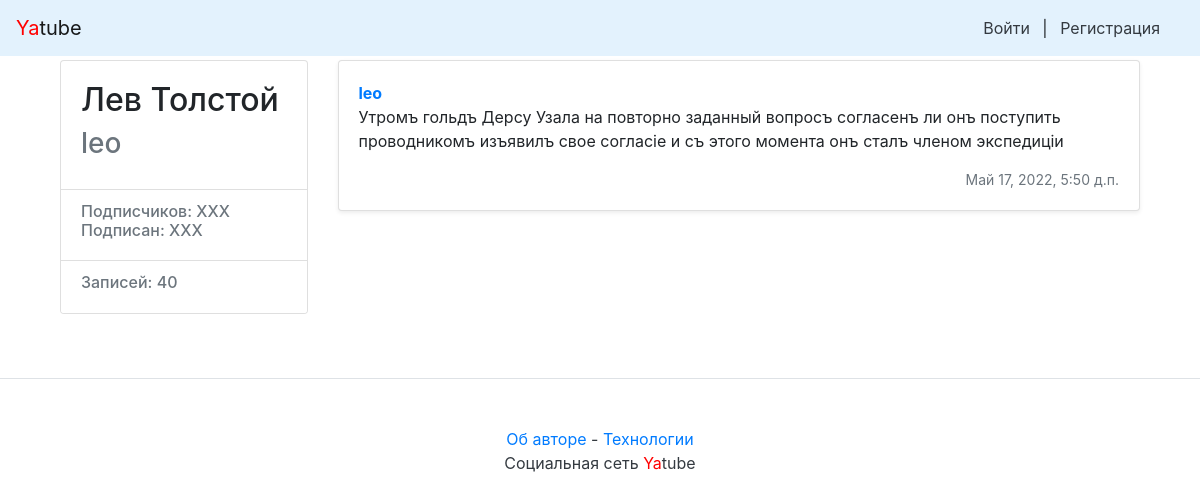
The app's page /profile/leo/43/ with its own data.
### posts/models.py (models this page shows, shortened)
class Post(models.Model):
    text = models.TextField(verbose_name='Текст записи')
    pub_date = models.DateTimeField('Дата публикации', auto_now_add=True)
    author = models.ForeignKey(User, on_delete=models.CASCADE, related_name="posts")  # author_posts
    group = models.ForeignKey(Group, on_delete=models.CASCADE, related_name="posts",  # group_posts
                              blank=True, null=True, verbose_name='Группа')
    image = models.ImageField(upload_to='posts/', blank=True, null=True)

### posts/views.py (the view)
# urls.py: path('profile/<str:username>/<int:post_id>/', views.post_view, name='post'),
def post_view(request, username, post_id):
    post_list = Post.objects.filter(author_id=User.objects.get(username=username))
    post = post_list.get(id=post_id)
    cnt_of_posts = post_list.count()
    context = {'post': post,
               'cnt_of_posts': cnt_of_posts,
               'username': post.author}
    response = render(request, "post.html", context)
    return response

### templates/post.html (shortened to what this page needs)
{% extends "base.html" %}
{% block content %}
<main role="main" class="container">
    <div class="row">
            <div class="col-md-3 mb-3 mt-1">
                <div class="card">
                        <div class="card-body">
                                <div class="h2">
                                    {{ username.get_full_name }}
                                </div>
                                <div class="h3 text-muted">
                                     {{ username }}
                                </div>
                        </div>
                        <ul class="list-group list-group-flush">
                                <li class="list-group-item">
                                        <div class="h6 text-muted">
                                        Подписчиков: XXX <br />
                                        Подписан: XXX
                                        </div>
                                </li>
                                <li class="list-group-item">
                                        <div class="h6 text-muted">
                                            Записей: {{ cnt_of_posts }}
                                        </div>
                                </li>
                        </ul>
                </div>
        </div>
        <div class="col-md-9">
                <div class="card mb-3 mt-1 shadow-sm">
                    {% load thumbnail %}
                        <div class="card-body">
                                <p class="card-text">
                                        <a href="/profile/{{ username }}/"><strong class="d-block text-gray-dark">{{ username }}</strong></a>
                                        {{ post.text }}
                                </p>
                                <div class="d-flex justify-content-between align-items-center">
                                        <small class="text-muted">{{ post.pub_date }}</small>
                                </div>
                        </div>
                </div>
     </div>
    </div>
</main>
{% endblock %}

### templates/base.html (shortened to what this page needs)
<!doctype html>
<html>
<head>
    {% load static %}
    <link rel="stylesheet" href="{% static 'bootstrap/dist/css/bootstrap.min.css' %}">
</head>
<body>
{% include 'nav.html' %}
<main>
    <div class="container">
        {% block content %}{% endblock content %}
    </div>
</main>
{% include 'footer.html' %}
</body>
</html>

### templates/nav.html
<nav class="navbar navbar-light" style="background-color: #e3f2fd;">
    <a class="navbar-brand" href="/"><span style="color:red">Ya</span>tube</a>
    <nav class="my-2 my-md-0 mr-md-3">
        {% if user.is_authenticated %}
        <a class="p-2 text-dark" href="{% url 'new_post' %}">Новая запись</a> |
        Пользователь: {{ user.username }}. |
        <a class="p-2 text-dark" href="{% url 'password_change' %}">Изменить пароль</a> |
        <a class="p-2 text-dark" href="{% url 'logout' %}">Выйти</a>
        {% else %}
        <a class="p-2 text-dark" href="{% url 'login' %}">Войти</a> |
        <a class="p-2 text-dark" href="{% url 'signup' %}">Регистрация</a>
        {% endif %}
    </nav>
</nav>

### templates/footer.html
<footer class="pt-4 my-md-5 pt-md-5 border-top">
        <p class="m-0 text-dark text-center "><a href="/about-author/">Об авторе</a> - <a href="/about-spec/">Технологии</a></p>
        <p class="m-0 text-dark text-center ">Социальная сеть <span style="color:red">Ya</span>tube</p>
</footer>

### records on screen
Post: text "Утромъ гольдъ Дерсу Узала на повторно заданный вопросъ согласенъ ли онъ поступить проводникомъ изъявилъ свое согласіе и съ этого момента онъ сталъ членом экспедиціи", pub_date "Май 17, 2022, 5:50 д.п."

### other values on screen
{{ username.get_full_name }} "Лев Толстой"
{{ username }} "leo"
{{ cnt_of_posts }} "40"
